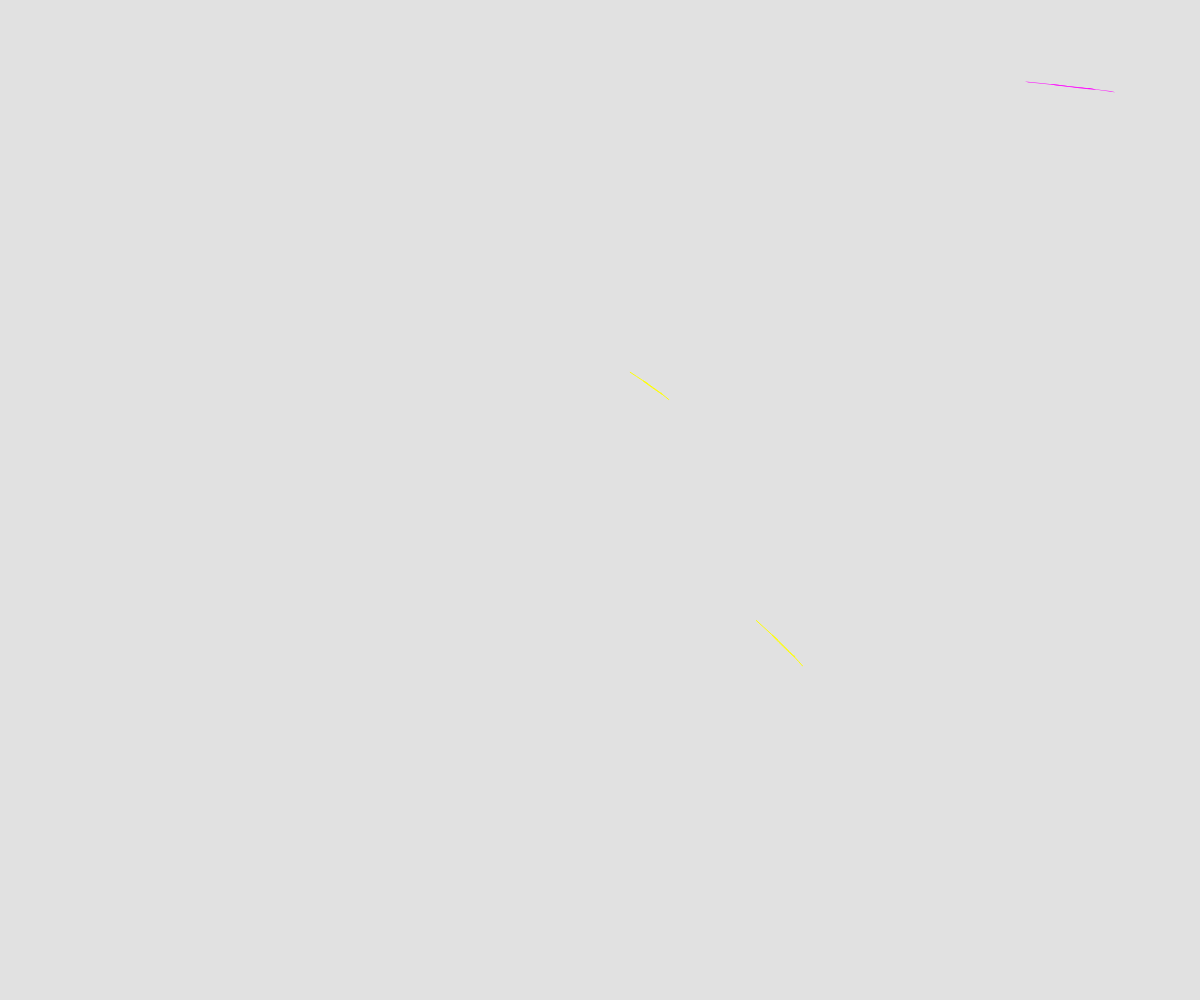
Frame 1 (no input)
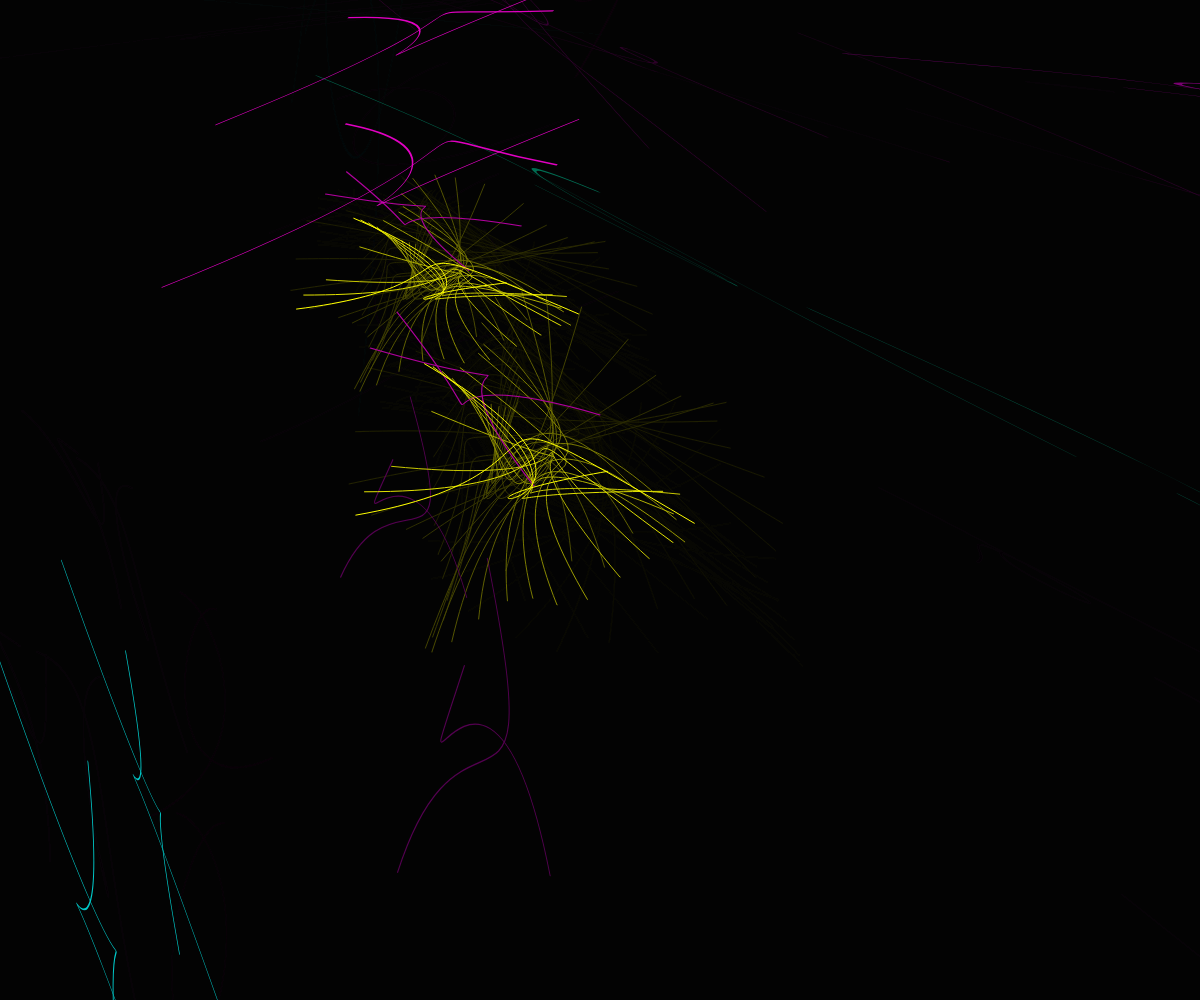
Frame 60 (no input)
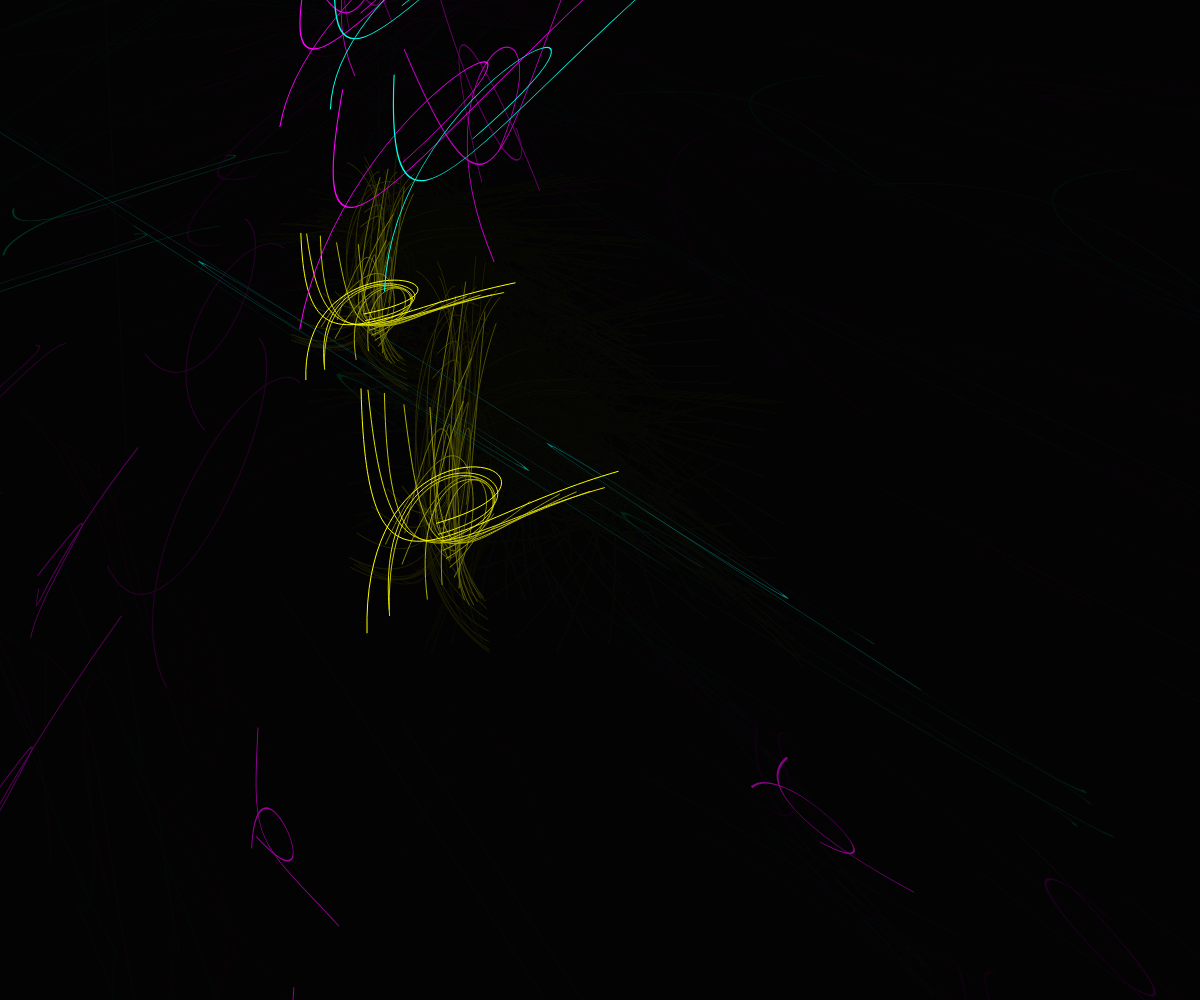
Frame 120 (the mouse pressed at the canvas centre since frame 60)

The p5.js sketch that drew these frames (run headless with seeded random() and noise() and a simulated clock; from frame 60 on, the mouse is pressed at the canvas centre):

// p5.js sketch
// ── sketch.js
let noiseA = [];

function setup() {
  createCanvas(windowWidth, windowHeight);
  // frameRate(10);
  // background(0)
}

function draw() {
  background(0, 30);
  noFill();
  // console.log(noiseA.length);
  // for (let x = 0; x < 10; x += 2) {
  //   for (let y = 1; y < 9; y += 2) {
  //     noiseA[x] = noise(y / 10 * frameCount) * width;
  //   }
  // }
  // for (let x = 1; x < 10; x += 2) {
  //   for (let y = 2; y < 9; y += 2) {
  //     noiseA[x] = noise(y / 10 * frameCount) * height;
  //   }
  // }
  // for (let x = 0; x < noiseA.length; x++) {
  //   bezier(noiseA[x], noiseA[x + 1], noiseA[x + 2], noiseA[x + 3], noiseA[x + 4], noiseA[x + 5], noiseA[x + 6], noiseA[x + 7]);
  // }
  var noise1 = noise(.01 * frameCount) * width;
  var noise2 = noise(.02 * frameCount) * height;
  var noise3 = noise(.03 * frameCount) * width;
  var noise4 = noise(.04 * frameCount) * height;
  var noise5 = noise(.05 * frameCount) * width;
  var noise6 = noise(.06 * frameCount) * height;
  var noise7 = noise(.07 * frameCount) * width;
  var noise8 = noise(.08 * frameCount) * height;

  var noise11 = noise(.01 * frameCount) * height;
  var noise12 = noise(.02 * frameCount) * width / 2;
  var noise13 = noise(.03 * frameCount) * height;
  var noise14 = noise(.04 * frameCount) * width / 2;
  var noise15 = noise(.05 * frameCount) * height;
  var noise16 = noise(.06 * frameCount) * width / 2;
  var noise17 = noise(.07 * frameCount) * height;
  var noise18 = noise(.08 * frameCount) * width / 2;
  // translate(width / 2, height / 2);
  stroke(noise1, noise2, 0);
  bezier(noise1, noise2, noise3, noise4, noise5, noise6, noise7, noise8);
  bezier(noise3, noise4, noise1, noise2, noise7, noise8, noise5, noise6);
  bezier(noise11, noise12, noise13, noise14, noise15, noise16, noise17, noise18);
  bezier(noise13, noise14, noise11, noise12, noise17, noise18, noise15, noise16);

  shearX(noise1);
  shearY(noise11);
  stroke(noise11, 0, noise12);

  bezier(noise1, noise2, noise3, noise4, noise5, noise6, noise7, noise8);
  bezier(noise3, noise4, noise1, noise2, noise7, noise8, noise5, noise6);
  bezier(noise11, noise12, noise13, noise14, noise15, noise16, noise17, noise18);
  bezier(noise13, noise14, noise11, noise12, noise17, noise18, noise15, noise16);


  shearX(noise4);
  shearY(noise14);
  stroke(0, noise14, noise16);

  bezier(noise1, noise2, noise3, noise4, noise5, noise6, noise7, noise8);
  bezier(noise3, noise4, noise1, noise2, noise7, noise8, noise5, noise6);
  bezier(noise11, noise12, noise13, noise14, noise15, noise16, noise17, noise18);
  bezier(noise13, noise14, noise11, noise12, noise17, noise18, noise15, noise16);

  // for (let x = 0; x <= width; x += 100) {
  //   for (let y = 0; y <= height / 2; y += 100) {
  //     ellipse(noise1, noise2, x, y);
  //     rotate(noise1);
  //     shearX(noise1 / 10);
  //     // shearY(noise2 / 10);
  //     // scale(noise2 / 1000, noise3 / 100);
  //   }
  // }
  // // stroke(noise2, noise3, 0);
  // // for (let x = width / 2; x <= width; x += 100) {
  // //   for (let y = height / 2; y <= height; y += 100) {
  // //     ellipse(x, y, noise2, noise3);
  // //     rotate(noise2);
  // //     // rect(noise2, noise2, 25, 25);
  // //     // shearX(noise2);
  // //     // shearX(noise3);
  // //     // scale(noise2 / 1000, noise3 / 100);
  // //   }
  // // }
  // stroke(noise3, 0, noise4);
  // for (let x = 0; x <= width; x += 100) {
  //   for (let y = 0; y <= height; y += 100) {
  //     ellipse(noise3, noise4, x, y);
  //     rotate(noise3);
  //     shearX(noise3 / 10);
  //     // shearY(noise2 / 10);
  //     // scale(noise2 / 1000, noise3 / 100);
  //   }
  // }

  // stroke(noise4, noise1, 0);
  // for (let x = width; x >= 0; x -= 50) {
  //   for (let y = height; y >= 0; y -= 50) {
  //     rect(noise4, noise4, 25, 25);
  //     shearX(noise4);
  //     shearY(noise1);
  //     scale(noise2 / 1000, noise3 / 100);
  //   }
  // }
  //   for (let x1 = 0; x1 <= width; x1 += 25) {
  //     for (let x2 = 0; x2 <= width; x2 += 50) {
  //       for (let y1 = 0; y1 <= height; y1 += 25) {
  //         for (let y2 = 0; y2 <= height; y2 += 50) {
  //           for (let x3 = 0; x3 <= width; x3 += 10) {
  //             for (let y3 = 0; y3 <= height; y3 += 5) {
  //               bezier(noise(x1 / 10) * frameCount, noise(y1 / 10), noise(x2 / 10), noise(y2 / 10), noise(x3 / 10), noise(y3 / 10));
  //             }
  //           }
  //         }
  //       }
  //     }
  //   }
}
